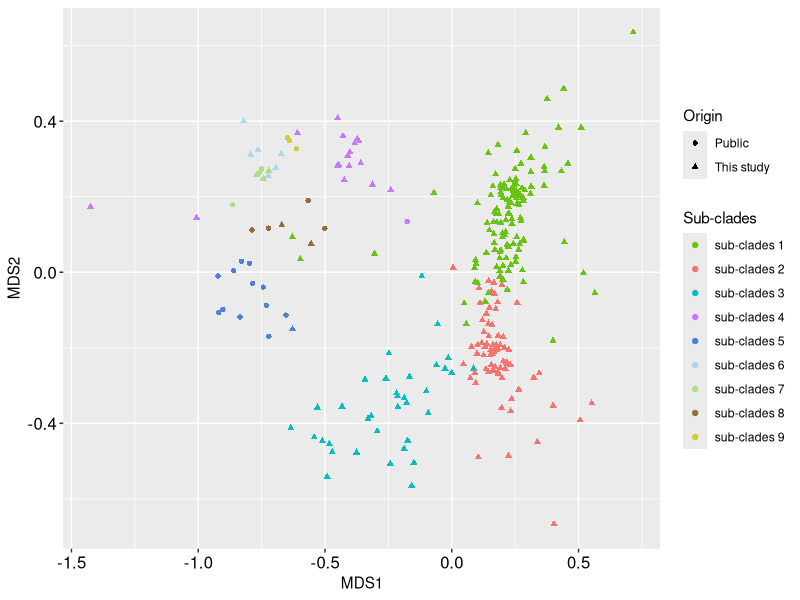
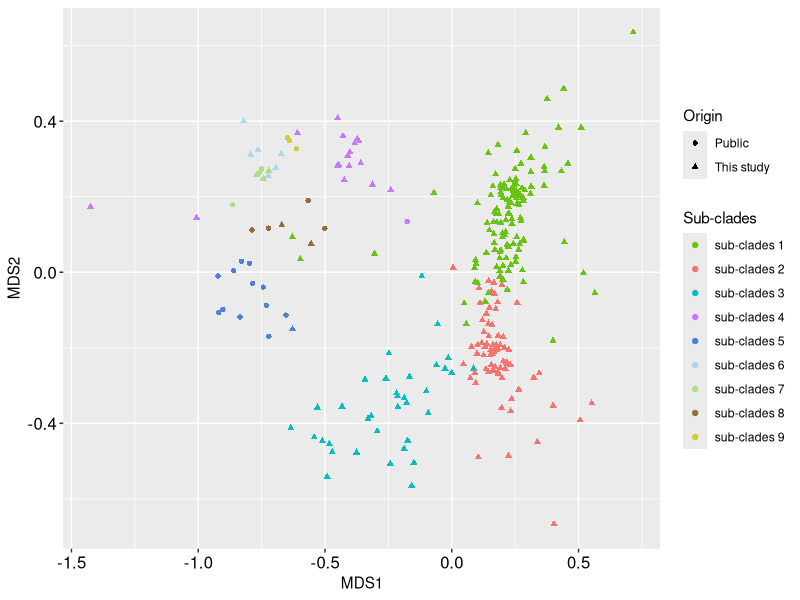

Write the R code that produced these figures, in order.
ani <-read.csv("fastani_291.out.csv" ,header=T,row.names=1,check.names=F,quote="")
ani_dis <- as.dist(ani)
ani_dis_diss <- (100-ani_dis)
library(vegan)
mds<- cmdscale(ani_dis_diss, k = 284, eig = TRUE)

sample_site <- data.frame({mds$point})[1:2]
sample_site$sample_id <- rownames(sample_site)
names(sample_site)[1:2] <- c('MDS1', 'MDS2')

color <- c("#68C312", "#F7746E","#00BEC3","#C47AFF","#4C81DD","#AAD7ED","#B1DD8B","#946F35", "#CFCD3E")

data_group <- read.table("level_public.txt", sep="\t")
names(data_group) <-c("sample_id","Sub-clades", "Origin")
sample_site <- merge(sample_site, data_group, by = 'sample_id', all.x = TRUE)
library(ggplot2)
ggplot(sample_site, aes(MDS1, MDS2,color=`Sub-clades`,shape=Origin))+ 
	geom_point( size = 1.5)+labs(x = 'MDS1', y = 'MDS2')+
	scale_color_manual(values=color)+
	theme(axis.text.y = element_text(size=12,colour="black"))+  
	theme(axis.text.x = element_text(size=12,colour="black"))
ggsave("MDS_ani.pdf", width=4.5, height=3.5)
